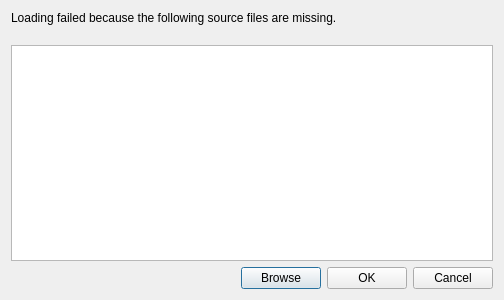
<?xml version="1.0" encoding="UTF-8"?>
<ui version="4.0">
 <class>rgBrowseMissingFileDialog</class>
 <widget class="QDialog" name="rgBrowseMissingFileDialog">
  <property name="geometry">
   <rect>
    <x>0</x>
    <y>0</y>
    <width>504</width>
    <height>300</height>
   </rect>
  </property>
  <property name="windowTitle">
   <string>Dialog</string>
  </property>
  <layout class="QVBoxLayout" name="verticalLayout">
   <item>
    <widget class="QLabel" name="missingSourcesTitleLabel">
     <property name="text">
      <string>Loading failed because the following source files are missing.
</string>
     </property>
     <property name="wordWrap">
      <bool>true</bool>
     </property>
    </widget>
   </item>
   <item>
    <widget class="QListWidget" name="fileListWidget"/>
   </item>
   <item>
    <layout class="QHBoxLayout" name="horizontalLayout">
     <property name="leftMargin">
      <number>0</number>
     </property>
     <property name="topMargin">
      <number>0</number>
     </property>
     <property name="rightMargin">
      <number>0</number>
     </property>
     <property name="bottomMargin">
      <number>0</number>
     </property>
     <item>
      <spacer name="horizontalSpacer">
       <property name="orientation">
        <enum>Qt::Horizontal</enum>
       </property>
       <property name="sizeHint" stdset="0">
        <size>
         <width>40</width>
         <height>20</height>
        </size>
       </property>
      </spacer>
     </item>
     <item>
      <widget class="QPushButton" name="browsePushButton">
       <property name="cursor">
        <cursorShape>PointingHandCursor</cursorShape>
       </property>
       <property name="text">
        <string>Browse</string>
       </property>
      </widget>
     </item>
     <item>
      <widget class="QPushButton" name="okPushButton">
       <property name="cursor">
        <cursorShape>PointingHandCursor</cursorShape>
       </property>
       <property name="text">
        <string>OK</string>
       </property>
      </widget>
     </item>
     <item>
      <widget class="QPushButton" name="cancelPushButton">
       <property name="cursor">
        <cursorShape>PointingHandCursor</cursorShape>
       </property>
       <property name="text">
        <string>Cancel</string>
       </property>
      </widget>
     </item>
    </layout>
   </item>
  </layout>
 </widget>
 <resources/>
 <connections/>
</ui>
